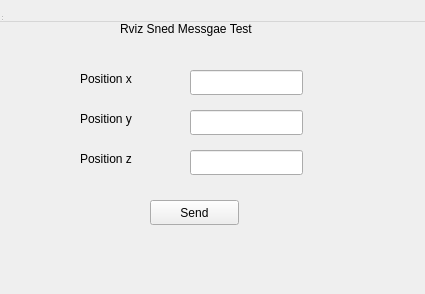
<?xml version="1.0" encoding="UTF-8"?>
<ui version="4.0">
 <class>RvizQTTest</class>
 <widget class="QWidget" name="RvizQTTest">
  <property name="geometry">
   <rect>
    <x>0</x>
    <y>0</y>
    <width>425</width>
    <height>294</height>
   </rect>
  </property>
  <property name="windowTitle">
   <string>RvizQTTest</string>
  </property>
  <widget class="QWidget" name="centralWidget">
   <widget class="QPushButton" name="sendButton">
    <property name="geometry">
     <rect>
      <x>150</x>
      <y>200</y>
      <width>89</width>
      <height>25</height>
     </rect>
    </property>
    <property name="text">
     <string>Send</string>
    </property>
   </widget>
   <widget class="QLineEdit" name="lineEditZ">
    <property name="geometry">
     <rect>
      <x>190</x>
      <y>150</y>
      <width>113</width>
      <height>25</height>
     </rect>
    </property>
   </widget>
   <widget class="QLabel" name="labelZ">
    <property name="geometry">
     <rect>
      <x>80</x>
      <y>150</y>
      <width>67</width>
      <height>17</height>
     </rect>
    </property>
    <property name="text">
     <string>Position z</string>
    </property>
   </widget>
   <widget class="QLabel" name="labelY">
    <property name="geometry">
     <rect>
      <x>80</x>
      <y>110</y>
      <width>67</width>
      <height>17</height>
     </rect>
    </property>
    <property name="text">
     <string>Position y</string>
    </property>
   </widget>
   <widget class="QLabel" name="labelX">
    <property name="geometry">
     <rect>
      <x>80</x>
      <y>70</y>
      <width>67</width>
      <height>17</height>
     </rect>
    </property>
    <property name="text">
     <string>Position x</string>
    </property>
   </widget>
   <widget class="QLineEdit" name="lineEditY">
    <property name="geometry">
     <rect>
      <x>190</x>
      <y>110</y>
      <width>113</width>
      <height>25</height>
     </rect>
    </property>
   </widget>
   <widget class="QLineEdit" name="lineEditX">
    <property name="geometry">
     <rect>
      <x>190</x>
      <y>70</y>
      <width>113</width>
      <height>25</height>
     </rect>
    </property>
   </widget>
   <widget class="QLabel" name="labelDescription">
    <property name="geometry">
     <rect>
      <x>120</x>
      <y>20</y>
      <width>171</width>
      <height>17</height>
     </rect>
    </property>
    <property name="text">
     <string>Rviz Sned Messgae Test</string>
    </property>
   </widget>
  </widget>
  <widget class="QMenuBar" name="menuBar">
   <property name="geometry">
    <rect>
     <x>0</x>
     <y>0</y>
     <width>425</width>
     <height>22</height>
    </rect>
   </property>
  </widget>
  <widget class="QToolBar" name="mainToolBar">
   <attribute name="toolBarArea">
    <enum>TopToolBarArea</enum>
   </attribute>
   <attribute name="toolBarBreak">
    <bool>false</bool>
   </attribute>
  </widget>
  <widget class="QStatusBar" name="statusBar"/>
 </widget>
 <layoutdefault spacing="6" margin="11"/>
 <resources/>
 <connections/>
</ui>
